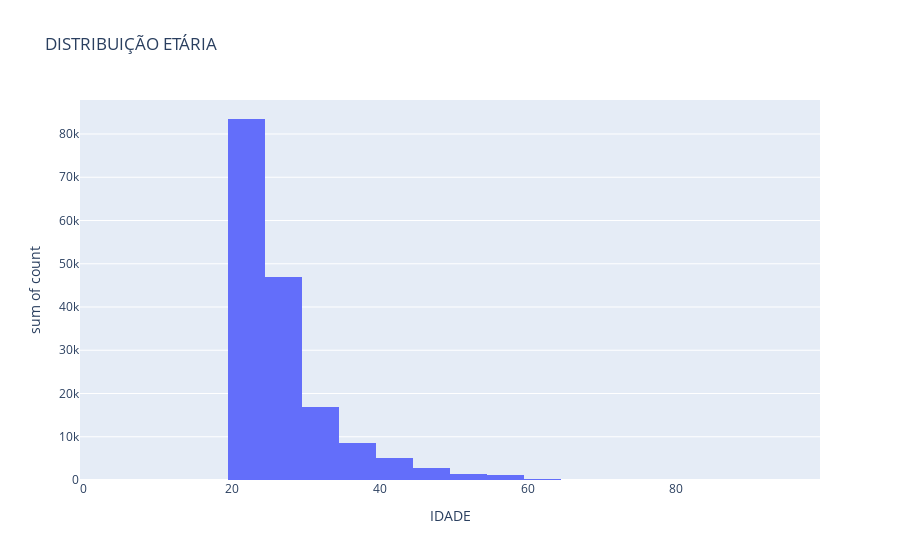

Here is the notebook cell this chart was saved with:
### Code cell
# Gráfico 2: Distribuição Etária, Um histograma que mostra a distribuição de idades dos beneficiários.
fig2 = px.histogram(age_distribution, x='IDADE', y='count', nbins=20, title='DISTRIBUIÇÃO ETÁRIA')
fig2.show()

### Figure 1 — Plotly figure (JSON) as saved in the notebook; plotly's stock layout.template omitted (floating-point values rounded to 4 significant figures)
{"data": [{"alignmentgroup": "True", "bingroup": "x", "histfunc": "sum", "hovertemplate": "IDADE=%{x}<br>sum of count=%{y}<extra></extra>", "legendgroup": "", "marker": {"color": "#636efa", "pattern": {"shape": ""}}, "name": "", "nbinsx": 20, "offsetgroup": "", "orientation": "v", "showlegend": false, "type": "histogram", "x": [23, 22, 24, 25, 26, 27, 28, 29, 30, 31, 32, 33, 34, 35, 36, 37, 38, 39, 40, 41, 42, 21, 43, 44, 45, 46, 55, 47, 48, 49, 50, 51, 52, 53, 54, 56, 57, 58, 59, 60, 61, 62, 63, 66, 65, 64, 67, 68, 20, 4, 69, 71, 70, 77, 74, 78, 15, 95, 7, 12, 72], "xaxis": "x", "y": [32992, 28102, 21323, 15024, 10542, 8631, 6937, 5883, 4704, 3902, 3226, 2710, 2341, 2111, 1983, 1640, 1519, 1353, 1182, 1153, 1054, 1043, 932, 812, 713, 644, 549, 526, 509, 431, 388, 322, 275, 267, 232, 176, 134, 108, 81, 66, 55, 43, 39, 24, 24, 21, 17, 10, 9, 6, 5, 4, 4, 2, 2, 2, 1, 1, 1, 1, 1], "yaxis": "y"}], "layout": {"barmode": "relative", "legend": {"tracegroupgap": 0}, "title": {"text": "DISTRIBUIÇÃO ETÁRIA"}, "xaxis": {"anchor": "y", "domain": [0, 1], "title": {"text": "IDADE"}}, "yaxis": {"anchor": "x", "domain": [0, 1], "title": {"text": "sum of count"}}}}
